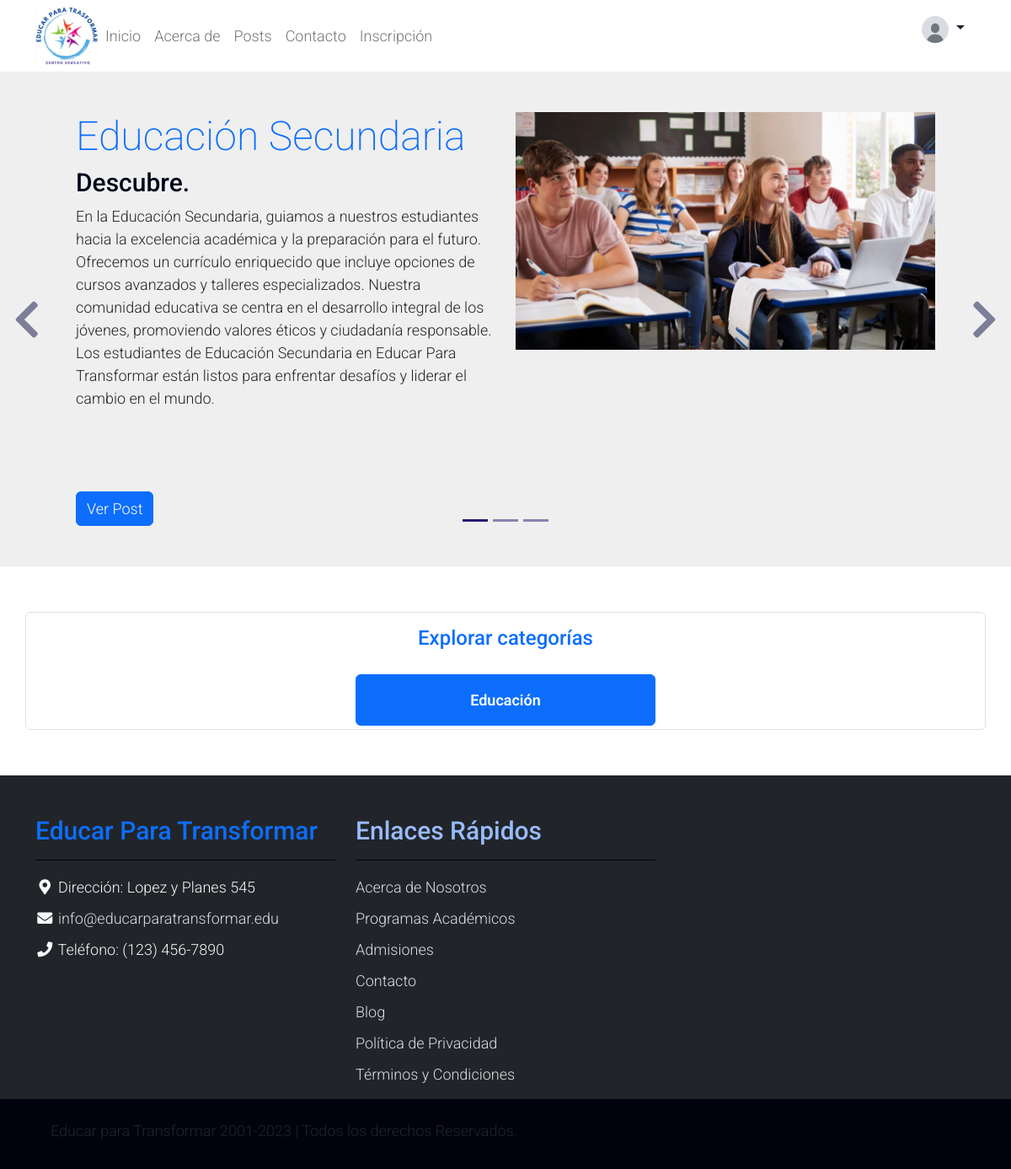
The app's page / (signed in) with its own data.
### apps/usuario/models.py (models this page shows, shortened)
class Usuario(AbstractUser):
    imagen= models.ImageField(null=True,blank=True,upload_to='usuario',default='usuario/user-default.jpg')
    email = models.EmailField(unique= True, blank=False)
    es_colaborador = models.BooleanField(default=False)

### apps/posts/models.py (models this page shows, shortened)
class Post(models.Model):
    titulo = models.CharField(max_length=50, null=False)
    subtitulo = models.CharField(max_length=100, null=True, blank=True)
    fecha = models.DateTimeField(auto_now_add=True)
    texto = models.TextField(null=False)
    activo = models.BooleanField(default=True)
    categoria = models.ForeignKey(
        Categoria, on_delete=models.SET_NULL, null=True, default='Sin Categoria')
    imagen = models.ImageField(
        null=True, blank=True, upload_to='media/', default='static/post_default.png')
    publicado = models.DateTimeField(default=timezone.now)
    usuario = models.ForeignKey(Usuario, on_delete=models.CASCADE, default=1)
    class Meta:
        ordering = ['-publicado']

class Categoria(models.Model):
    nombre = models.CharField(max_length=30, null=False,unique=True)
    class Meta:
        ordering = ('-nombre',)

### apps/posts/views.py (the view)
# urls.py: path('', index, name='index'),
def index(request):
    categorias = Categoria.objects.all()
    posts = Post.objects.order_by('-publicado')[:3]  # Obtener los últimos 3 posts
    return render(request, 'index.html', {'categorias': categorias, 'posts': posts})

### templates/index.html (shortened to what this page needs)
{% extends 'base.html' %}
{% load static %}
{% block content %}
    <div id="template-mo-zay-hero-carousel" class="carousel slide" data-bs-ride="carousel">
        {% if posts|length  == 3 %}
        <ol class="carousel-indicators">
            <li data-bs-target="#template-mo-zay-hero-carousel" data-bs-slide-to="0" class="active"></li>
            <li data-bs-target="#template-mo-zay-hero-carousel" data-bs-slide-to="1"></li>
            <li data-bs-target="#template-mo-zay-hero-carousel" data-bs-slide-to="2"></li>
        </ol>
        <a class="carousel-control-prev text-decoration-none w-auto ps-3" href="#template-mo-zay-hero-carousel" role="button" data-bs-slide="prev">
            <i class="fas fa-chevron-left"></i>
        </a>
        <a class="carousel-control-next text-decoration-none w-auto pe-3" href="#template-mo-zay-hero-carousel" role="button" data-bs-slide="next">
            <i class="fas fa-chevron-right"></i>
        </a>
        {% endif %}
        <div class="carousel-inner">
            {% for p in posts %}
            {% if forloop.first %}
            <div class="carousel-item active">
            {% else %}
            <div class="carousel-item ">
            {% endif %}
                <div class="container">
                    <div class="row p-5">
                        <div class="mx-auto col-md-8 col-lg-6 order-lg-last ">
                            <img class="img-fluid" src="{{ p.imagen.url }}" alt="" style=" object-fit: cover;">
                        </div>
                        <div class="col-lg-6 mb-0 d-flex align-items-center">
                            <div class="text-align-left align-self-center">
                                <h1 class="h1 text-primary">{{ p.titulo }}</h1>
                                <h3 class="h2">{{ p.subtitulo }}</h3>
                                <p>
                                    {{ p.texto|truncatechars:600 }}
                                </p>
                                <br><br><br>
                                <a href="{% url 'apps.posts:postindividual' p.id%}" class="btn btn-primary">Ver Post</a>
                            </div>
                        </div>
                    </div>
                </div>
            </div>
            {% empty %}
            <div class="container text-center">
            <span class="text-secondary display-4">Aun No existe ningun Posteo en la Pagina</span>
        </div>
            {% endfor %}
        </div>
    </div>
    <br><br>
    <div class="container text-center border rounded">
        <h4 class="text-primary p-3">Explorar categorías</h4>
        <div class="row d-flex justify-content-evenly">
        {% for i in categorias %}
        <div class="col-lg-4 col-md-4 col-sm-4 my-1 ">
            <a href="{% url 'apps.posts:categoria' i.id %}" class="p-3 w-100  btn btn-primary fw-semibold">{{ i.nombre }}</a>
        </div>
        {% empty %}
        <span class="text-warning py-3 fw-semibold fs-2"> No hay categorias registradas por el momento.</span>
        {% endfor %}
    </div>
    </div>
    <br><br>
{% endblock %}

### templates/base.html (shortened to what this page needs)
{% load static %}
<!DOCTYPE html>
<html lang="es-ar">
<head>
    <link rel="stylesheet" href="{% static 'assets/css/bootstrap.min.css' %}">
    <link rel="stylesheet" href="{% static 'assets/css/templatemo.css' %}">
    <link rel="stylesheet" href="{% static 'assets/css/custom.css' %}">
    <link rel="stylesheet" href="{% static 'assets/css/fontawesome.min.css' %}">
    <link href="https://cdn.jsdelivr.net/npm/bootstrap@5.2.1/dist/css/bootstrap.min.css" rel="stylesheet"
>
</head>
<body>
    <header>
        <nav class="navbar navbar-expand-lg navbar-light shadow" style="padding-left: 0; padding-right: 0;">
            <div class="container d-flex justify-content-between align-items-center">
        <div class="d-flex align-items-center">
            <a href="{% url 'apps.posts:index' %}" class="mr-4">
                <img src="{% static 'assets/img/logo.jpg' %}" style="max-width: 75px;">
            </a>
            <ul class="nav navbar-nav">
                <li class="nav-item">
                    <a class="nav-link" href="{% url 'apps.posts:index' %}">  Inicio </a>
                </li>
                <li class="nav-item">
                    <a class="nav-link" href="{% url 'about' %}"> Acerca de </a>
                </li>
                <li class="nav-item">
                    <a class="nav-link" href="{% url 'apps.posts:posts' %}"> Posts </a>
                </li>
                <li class="nav-item">
                    <a class="nav-link" href="{% url 'apps.contacto:contacto' %}"> Contacto </a>
                </li>
                <li class="nav-item">
                    <a class="nav-link" href="{% url 'apps.contacto:inscribirse' %}"> Inscripción </a>
                </li>
            </ul>
        </div>
        <div class="nav-item align-self-center d-flex text-center">
            {% if user.is_authenticated %}
            <div class="btn-group d-flex ">
                <p class="btn  dropdown-toggle" type="button" data-bs-toggle="dropdown"
                    data-bs-auto-close="true" aria-expanded="false">
                    <img src="{{ user.imagen.url }}" class="rounded-circle img-fluid"
                        style="object-fit:contain;width: 2rem;" alt="{{ user.username }}">
                </p>
            </div>
            {% else %}
            <a class="nav-icon position-relative text-decoration-none"
                href="{% url 'apps.usuario:login' %}">
                <span
                    class="position-absolute top-0 left-100 translate-middle badge rounded-pill bg-light text-dark">Login</span>
            </a>
            {% endif %}
            </div>
        </nav>
    </header>
    <main style="min-height: calc(100vh - 297px);">
        {% block content %}
        {% endblock %}
    </main>
    <footer class="bg-dark" id="tempaltemo_footer" style="z-index: -1;">
        <div class="container">
            <div class="row">
                <div class="col-md-4 pt-5">
                    <h2 class="h2 text-primary border-bottom pb-3 border-light logo">Educar Para Transformar</h2>
                    <ul class="list-unstyled text-light footer-link-list">
                        <li>
                            <i class="fas fa-map-marker-alt fa-fw"></i>
                            Dirección: Lopez y Planes 545
                        </li>
                        <li>
                            <i class="fa fa-envelope fa-fw"></i>
                            <a class="text-decoration-none" href="mailto:info@educarparatransformar.edu">info@educarparatransformar.edu</a>
                        </li>
                        <li>
                            <i class="fa fa-phone fa-fw"></i>
                            Teléfono: (123) 456-7890
                        </li>
                    </ul>
                </div>
                <div class="col-md-4 pt-5">
                    <h2 class="h2 text-light border-bottom pb-3 border-light">Enlaces Rápidos</h2>
                    <ul class="list-unstyled text-light footer-link-list">
                        <li><a class="text-decoration-none" href="#">Acerca de Nosotros</a></li>
                        <li><a class="text-decoration-none" href="#">Programas Académicos</a></li>
                        <li><a class="text-decoration-none" href="#">Admisiones</a></li>
                        <li><a class="text-decoration-none" href="#">Contacto</a></li>
                        <li><a class="text-decoration-none" href="#">Blog</a></li>
                        <li><a class="text-decoration-none" href="#">Política de Privacidad</a></li>
                        <li><a class="text-decoration-none" href="#">Términos y Condiciones</a></li>
                    </ul>
                </div>
            </div>
        </div>
        <div class="w-100 bg-black py-3">
            <div class="container">
                <div class="row pt-2">
                    <div class="col-12">
                        <p> <i class="fa-regular fa-copyright"></i> Educar para Transformar 2001-2023 | Todos los derechos Reservados.</p>
                    </div>
                </div>
            </div>
        </div>
    </footer>
</body>
</html>

### static/assets/css/templatemo.css (style rules this page uses)
body, ul, li, p, a, label, input, div { font-family: 'Roboto', sans-serif; font-size: 18px !important; font-weight: 300 !important; }
.h1 { font-family: 'Roboto', sans-serif; font-size: 48px !important; font-weight: 200 !important; }
.h2 { font-family: 'Roboto', sans-serif; font-size: 30px !important; font-weight: 300; }
.logo { font-weight: 500 !important; }
.text-light { color: #cfd6e1 !important; }
.bg-dark { background-color: #00030D !important; }
.bg-black { background-color: #1d242d !important; }
#template-mo-zay-hero-carousel { background: #efefef !important; }
#template-mo-zay-hero-carousel .carousel-indicators li { margin-top: -50px; background-color: #59ab6e; }
#template-mo-zay-hero-carousel .carousel-control-next i, #template-mo-zay-hero-carousel .carousel-control-prev i { color: #0C0F40 !important; font-size: 2.8em !important; }
#tempaltemo_footer a { color: #dcdde1; }
#tempaltemo_footer ul.footer-link-list li { padding-top: 10px; }
#tempaltemo_footer .border-light { border-color: #00030D !important; }
@media (min-width: 992px) { #template-mo-zay-hero-carousel .carousel-item { min-height: 30rem !important; } }

### static/assets/css/custom.css (style rules this page uses)
div.w-100.bg-black.py-3 { background-color: #00030D !important; }
#template-mo-zay-hero-carousel .carousel-indicators li { background-color: #2B1773; }
h2.text-light.border-bottom.pb-3.border-light { color: #99BBFF !important; }
main h3.h2 { color: #000618 !important; }

### records on screen
Usuario: imagen (placeholder picture)
Post: imagen (picture), titulo "Educación Secundaria", subtitulo "Descubre.", texto "En la Educación Secundaria, guiamos a nuestros estudiantes hacia la excelencia académica y la preparación para el futuro. Ofrecemos un currículo enriquecido que incluye opciones de cursos avanzados y talleres especializados. Nuestra comunidad educativa se centra en el desarrollo integral de los jóvenes, promoviendo valores éticos y ciudadanía responsable. Los estudiantes de Educación Secundaria en Educar Para Transformar están listos para enfrentar desafíos y liderar el cambio en el mundo."
Categoria: nombre "Educación"
